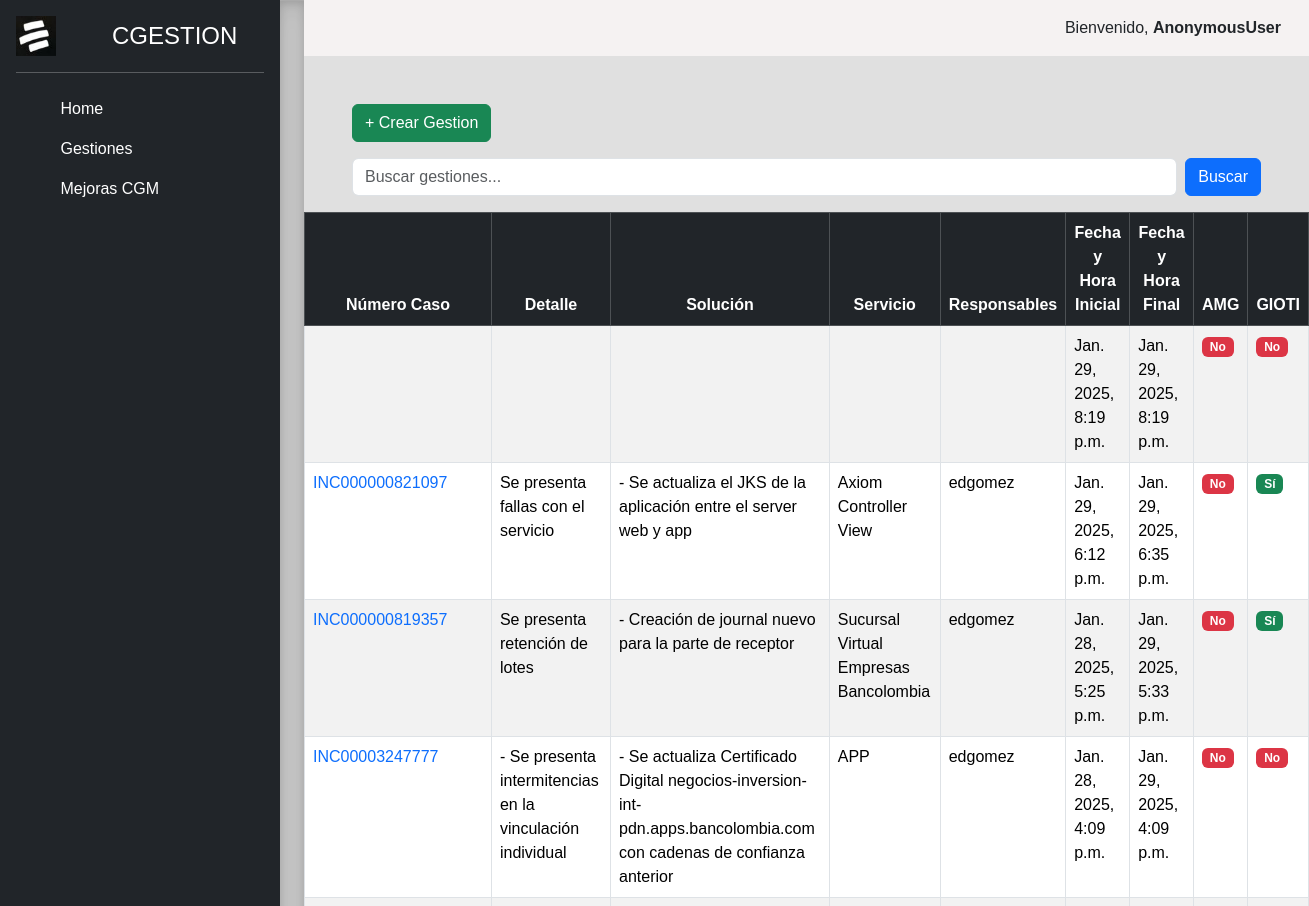
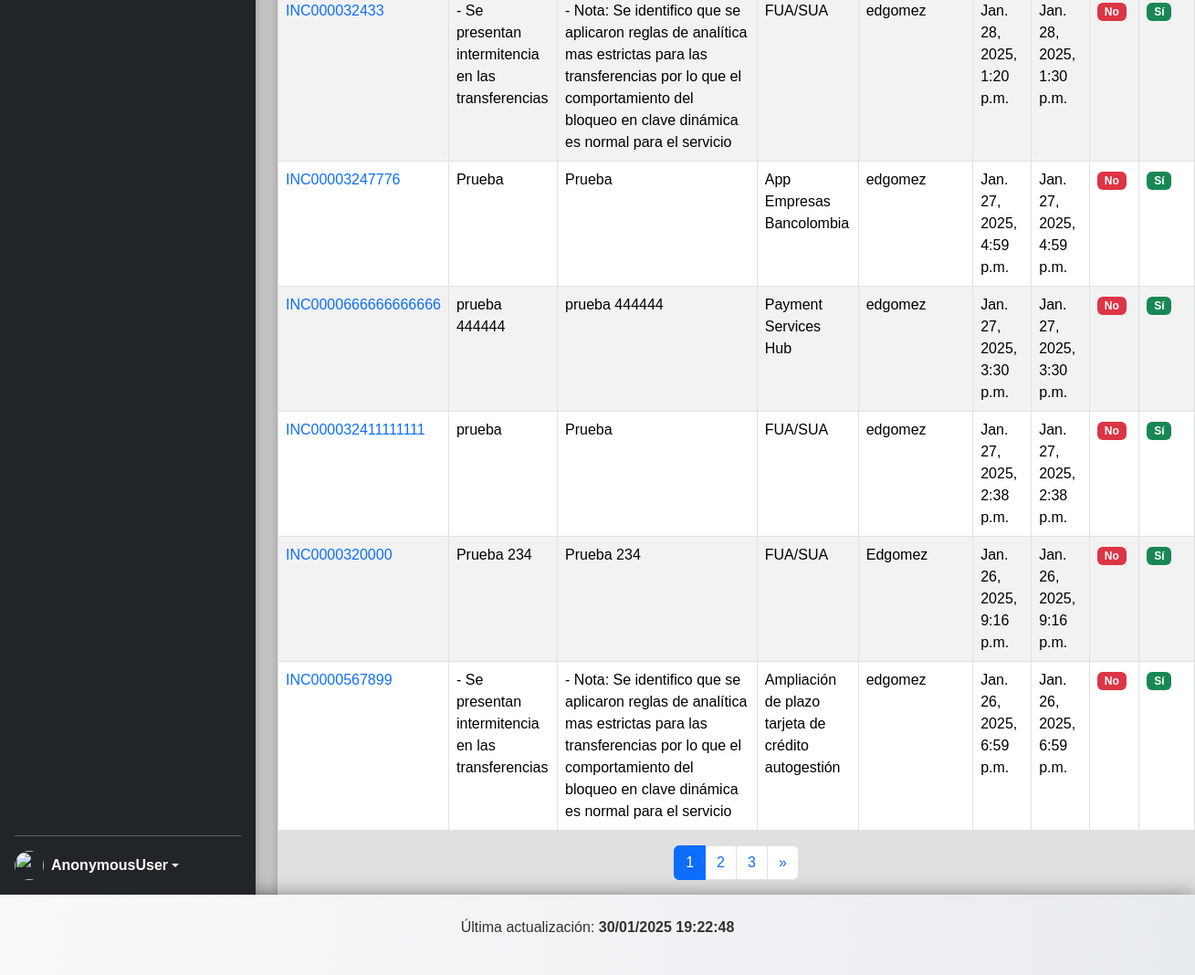
The page / on the database its author committed (2 pictures, top to bottom).
### gestiones/models.py (models this page shows, shortened)
class Gestion(models.Model):
    servicio = models.CharField(max_length=250, verbose_name='Servicio')
    tipo_de_gestion = models.CharField(max_length=250, verbose_name='Tipo de gestion')
    numero_caso = models.CharField(max_length=250, verbose_name='Numero de caso')
    detectada_por = models.CharField(max_length=250, verbose_name='Detectado por')
    causado_por_certificado_digital = models.BooleanField(default=False, verbose_name='Causado por certificado digital')
    incidente_generado_por_OC = models.BooleanField(default=False, verbose_name='Incidente generado por OC')
    atribuible_a = models.CharField(max_length=30, verbose_name='Atribuible a')
    tipo_de_falla = models.CharField(max_length=30, verbose_name='Tipo de falla')
    detalle = models.TextField(verbose_name='Detalle')
    tipo_causa = models.CharField(max_length=30, verbose_name='Tipo_causa')
    causa = models.TextField(verbose_name='Causa')
    validaciones = models.TextField(verbose_name='Validaciones')
    solucion = models.TextField(verbose_name='Solucion')
    responsable_gioti = models.CharField(max_length=250, verbose_name='Responsable gioti')
    fecha_hora_inicial = models.DateTimeField("Fecha y Hora Inicial", auto_now=False, auto_now_add=False )
    fecha_hora_final = models.DateTimeField("Fecha y Hora Final", auto_now=False, auto_now_add=False)
    postular_amg = models.BooleanField(default=False, verbose_name='Postular AMG')
    gioti = models.BooleanField(default=False, verbose_name='GIOTI')
    class Meta:
        verbose_name = 'Gestion'
        verbose_name_plural = 'Gestiones'
        ordering=['-id']

### gestiones/views.py (the view)
# urls.py: path('', views.listar_gestiones, name='listar_gestiones'),  # Ruta para la raíz
def listar_gestiones(request):
    query = request.GET.get('q', '')
    gestiones = Gestion.objects.filter(
        Q(numero_caso__icontains=query) |
        Q(detalle__icontains=query) |
        Q(solucion__icontains=query) |
        Q(servicio__icontains=query) |
        Q(tipo_de_gestion__icontains=query) |
        Q(detectada_por__icontains=query) |
        Q(causado_por_certificado_digital__icontains=query) |
        Q(incidente_generado_por_OC__icontains=query) |
        Q(atribuible_a__icontains=query) |
        Q(tipo_de_falla__icontains=query) |
        Q(tipo_causa__icontains=query) |
        Q(causa__icontains=query) |
        Q(validaciones__icontains=query) |
        Q(responsable_gioti__icontains=query)
    ).order_by('-id')
    paginator = Paginator(gestiones, 10)
    page_number = request.GET.get('page')
    page_obj = paginator.get_page(page_number)
    return render(request, "listar_gestiones.html", {"page_obj": page_obj, "query": query})

### gestiones/templates/listar_gestiones.html (shortened to what this page needs)
{% extends "layout.html" %}
{% block content %}
<nav class="navbar navbar-expand-lg px-3" style="background-color: rgb(245, 242, 242);">
  <div class="container-fluid">
      <span class="navbar-text text-dark ms-auto">
          Bienvenido, <strong>{{ user }}</strong>
      </span>
  </div>
</nav>
<a href="/creargestion" class="btn btn-success mt-5 mx-5">+ Crear Gestion</a>
<form method="GET" class="d-flex my-3 mx-5">
  <input
    type="text"
    name="q"
    class="form-control me-2"
    placeholder="Buscar gestiones..."
    value="{{ query|default:'' }}"
  >
  <button type="submit" class="btn btn-primary">Buscar</button>
</form>
<div class="table-responsive">
  <table class="table table-striped table-bordered table-hover">
    <thead class="table-dark">
      <tr>
        <th class="text-center">Número Caso</th>
        <th class="text-center">Detalle</th>
        <th class="text-center">Solución</th>
        <th class="text-center">Servicio</th>
        <th class="text-center">Responsables</th>
        <th class="text-center">Fecha y Hora Inicial</th>
        <th class="text-center">Fecha y Hora Final</th>
        <th class="text-center">AMG</th>
        <th class="text-center">GIOTI</th>
      </tr>
    </thead>
    <tbody>
      {% for gestion in page_obj %}
      <tr>
        <td>
          <a href="{% url 'editar_gestion' gestion.id %}" class="text-decoration-none">
            {{ gestion.numero_caso }}
          </a>
        <td>{{ gestion.detalle }}</td>
        <td>{{ gestion.solucion }}</td>
        <td>{{ gestion.servicio }}</td>
        <td>{{ gestion.responsable_gioti }}</td>
        <td>{{ gestion.fecha_hora_inicial }}</td>
        <td>{{ gestion.fecha_hora_final }}</td>
        <td>
          {% if gestion.postular_amg %}
            <span class="badge bg-success">Sí</span>
          {% else %}
            <span class="badge bg-danger">No</span>
          {% endif %}
        </td>
        <td>
          {% if gestion.gioti %}
            <span class="badge bg-success">Sí</span>
          {% else %}
            <span class="badge bg-danger">No</span>
          {% endif %}
        </td>
      </tr>
      {% endfor %}
    </tbody>
  </table>
</div>
<nav aria-label="Page navigation">
  <ul class="pagination justify-content-center">
    {% for num in page_obj.paginator.page_range %}
    <li class="page-item {% if num == page_obj.number %}active{% endif %}">
      <a class="page-link" href="?q={{ query }}&page={{ num }}">{{ num }}</a>
    </li>
    {% endfor %}
    {% if page_obj.has_next %}
    <li class="page-item">
      <a class="page-link" href="?q={{ query }}&page={{ page_obj.next_page_number }}" aria-label="Siguiente">
        &raquo;
      </a>
    </li>
    {% endif %}
  </ul>
</nav>
{% endblock %}

### gestiones/templates/layout.html (shortened to what this page needs)
{% load static %}
<!doctype html>
<html lang="en" data-bs-theme="auto">
  <head>
    <link href="https://cdn.jsdelivr.net/npm/bootstrap@5.3.3/dist/css/bootstrap.min.css" rel="stylesheet">
    <link rel="stylesheet" type="text/css" href="{% static 'css/styles.css' %}">
  </head>
  <body>
    <main class="d-flex flex-column flex-md-row">
      <div class="d-flex flex-column flex-shrink-0 p-3 text-bg-dark" style="width: 280px;">
        <a href="/" class="d-flex align-items-center mb-3 mb-md-0 me-md-auto text-white text-decoration-none">
          <img src="{% static 'images/logo.jpg' %}" alt="Logo" width="40" height="40" class="me-2">
          <svg class="bi pe-none me-2" width="40" height="32"><use xlink:href="#bootstrap"/></svg>
          <span class="fs-4">CGESTION</span>
        </a>
        <hr>
        <ul class="nav nav-pills flex-column mb-auto">
          <li class="nav-item">
            <a href="/" class="nav-link text-white" aria-current="page">
              <svg class="bi pe-none me-2" width="16" height="16"><use xlink:href="#home"/></svg>
              Home
            </a>
          </li>
          <li class="nav-item">
            <a href="/" class="nav-link text-white" aria-current="page">
              <svg class="bi pe-none me-2" width="16" height="16"><use xlink:href="#gestiones"/></svg>
              Gestiones
            </a>
          </li>
          <li class="nav-item">
            <a href="/" class="nav-link text-white" aria-current="page">
              <svg class="bi pe-none me-2" width="16" height="16"><use xlink:href="#mejoras CGM"/></svg>
              Mejoras CGM
            </a>
          </li>
        </ul>
        <hr>
        <div class="dropdown">
          <a href="#" class="d-flex align-items-center text-white text-decoration-none dropdown-toggle"
             data-bs-toggle="dropdown" aria-expanded="false">
              <img src="https://github.com/mdo.png" alt="" width="32" height="32" class="rounded-circle me-2">
              <strong>{{ user }}</strong>
          </a>
      </div>
      </div>
      <div class="b-example-divider b-example-vr"></div>
      <div id="content" class="flex-grow-1">
        {% block content %}
        {% endblock %}
      </div>
    </main>
    {% include 'footer.html' %}
  </body>
</html>

### gestiones/templates/footer.html (shortened to what this page needs)
<footer class="text-center w-100 p-4" style="background: linear-gradient(to right, #f8f9fa, #e9ecef); color: #333;">
    <div class="container">
        <div class="row align-items-center">
    <div class="text-center">
        <p>Última actualización: <strong>{% now "d/m/Y H:i:s" %}</strong></p>
    </div>
</footer>

### gestiones/static/css/styles.css (style rules this page uses)
* { font-family: Verdana, Geneva, Tahoma, sans-serif; text-decoration: none; }
html { height: -webkit-fill-available; }
.dropdown-toggle { outline: 0; }
.b-example-divider { background-color: rgba(0, 0, 0, .1); border: solid rgba(0, 0, 0, .15); border-width: 1px 0; box-shadow: inset 0 .5em 1.5em rgba(0, 0, 0, .1), inset 0 .125em .5em rgba(0, 0, 0, .15); }
.b-example-vr { flex-shrink: 0; width: 1.5rem; height: responsive; }
.bi { vertical-align: -.125em; fill: currentColor; }
#content { min-height: 100vh; }
footer { width: 1250px; background-color: #1b1e1f; border: ppx solid #333; color: #d1d4d6; text-align: center; margin: 0 auto; padding-top: 10px; padding-bottom: 10px; box-shadow: 0px 0px 20px gray; }

### rows shown on the page
Gestion: fecha_hora_inicial "Jan. 29, 2025, 8:19 p.m.", fecha_hora_final "Jan. 29, 2025, 8:19 p.m.", postular_amg "No", gioti "No"
Gestion: numero_caso "INC000000821097", detalle "Se presenta fallas con el servicio", solucion "- Se actualiza el JKS de la aplicación entre el server web y app", servicio "Axiom Controller View", responsable_gioti "edgomez", fecha_hora_inicial "Jan. 29, 2025, 6:12 p.m.", fecha_hora_final "Jan. 29, 2025, 6:35 p.m.", postular_amg "No", gioti "Sí"
Gestion: numero_caso "INC000000819357", detalle "Se presenta retención de lotes", solucion "- Creación de journal nuevo para la parte de receptor", servicio "Sucursal Virtual Empresas Bancolombia", responsable_gioti "edgomez", fecha_hora_inicial "Jan. 28, 2025, 5:25 p.m.", fecha_hora_final "Jan. 29, 2025, 5:33 p.m.", postular_amg "No", gioti "Sí"
Gestion: numero_caso "INC00003247777", detalle "- Se presenta intermitencias en la vinculación individual", solucion "- Se actualiza Certificado Digital negocios-inversion-int-pdn.apps.bancolombia.com con cadenas de confianza anterior", servicio "APP", responsable_gioti "edgomez", fecha_hora_inicial "Jan. 28, 2025, 4:09 p.m.", fecha_hora_final "Jan. 29, 2025, 4:09 p.m.", postular_amg "No", gioti "No"
Gestion: numero_caso "INC000032433", detalle "- Se presentan intermitencia en las transferencias", solucion "- Nota: Se identifico que se aplicaron reglas de analítica mas estrictas para las transferencias por lo que el comportamiento del bloqueo en clave dinámica es normal para el servicio", servicio "FUA/SUA", responsable_gioti "edgomez", fecha_hora_inicial "Jan. 28, 2025, 1:20 p.m.", fecha_hora_final "Jan. 28, 2025, 1:30 p.m.", postular_amg "No", gioti "Sí"
Gestion: numero_caso "INC00003247776", detalle "Prueba", solucion "Prueba", servicio "App Empresas Bancolombia", responsable_gioti "edgomez", fecha_hora_inicial "Jan. 27, 2025, 4:59 p.m.", fecha_hora_final "Jan. 27, 2025, 4:59 p.m.", postular_amg "No", gioti "Sí"
Gestion: numero_caso "INC0000666666666666", detalle "prueba 444444", solucion "prueba 444444", servicio "Payment Services Hub", responsable_gioti "edgomez", fecha_hora_inicial "Jan. 27, 2025, 3:30 p.m.", fecha_hora_final "Jan. 27, 2025, 3:30 p.m.", postular_amg "No", gioti "Sí"
Gestion: numero_caso "INC000032411111111", detalle "prueba", solucion "Prueba", servicio "FUA/SUA", responsable_gioti "edgomez", fecha_hora_inicial "Jan. 27, 2025, 2:38 p.m.", fecha_hora_final "Jan. 27, 2025, 2:38 p.m.", postular_amg "No", gioti "Sí"
Gestion: numero_caso "INC0000320000", detalle "Prueba 234", solucion "Prueba 234", servicio "FUA/SUA", responsable_gioti "Edgomez", fecha_hora_inicial "Jan. 26, 2025, 9:16 p.m.", fecha_hora_final "Jan. 26, 2025, 9:16 p.m.", postular_amg "No", gioti "Sí"
Gestion: numero_caso "INC0000567899", detalle "- Se presentan intermitencia en las transferencias", solucion "- Nota: Se identifico que se aplicaron reglas de analítica mas estrictas para las transferencias por lo que el comportamiento del bloqueo en clave dinámica es normal para el servicio", servicio "Ampliación de plazo tarjeta de crédito autogestión", responsable_gioti "edgomez", fecha_hora_inicial "Jan. 26, 2025, 6:59 p.m.", fecha_hora_final "Jan. 26, 2025, 6:59 p.m.", postular_amg "No", gioti "Sí"

### other values the page prints
{{ user }} "AnonymousUser"
{{ num }} "1" "2" "3"
